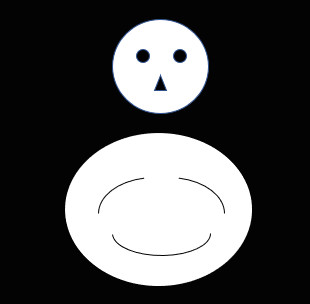
#> input picture 大二下/多媒體/week7/snowman.jpg, 310 x 304 px
$ python 4.py
#> lines starting #> are read from the running program, lines starting #| are printed output that depends on the picture
import cv2
import numpy as np

src = cv2.imread("snowman.jpg")
#> src is the input picture: shape (304, 310, 3); mean B, G, R 80.4, 80.1, 80

kernel = np.ones((5,5), np.uint8)

dst = cv2.morphologyEx(src, cv2.MORPH_GRADIENT, kernel)
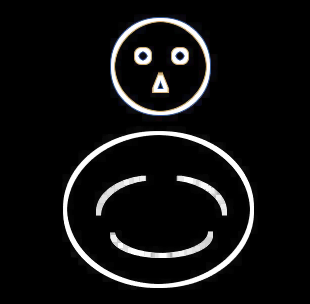
#> dst: shape (304, 310, 3); mean B, G, R 17.6, 17.5, 17.6

cv2.imshow("src", src)
cv2.imshow("After", dst)

cv2.waitKey(0)
cv2.destroyAllWindows()

$ run again, with 大二下/多媒體/week7/bw_noise.jpg copied over 大二下/多媒體/week7/snowman.jpg
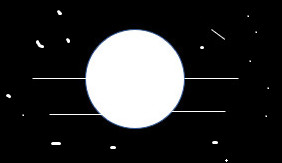
#> input picture 大二下/多媒體/week7/bw_noise.jpg, 282 x 163 px
#> src is the input picture: shape (163, 282, 3); mean B, G, R 45, 44.6, 44.3
#> `dst = cv2.morphologyEx(src, cv2.MORPH_GRADIENT, kernel)`:
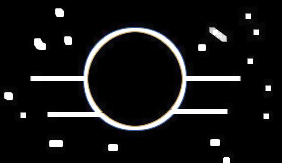
#> dst: shape (163, 282, 3); mean B, G, R 20.8, 20.5, 20.6
